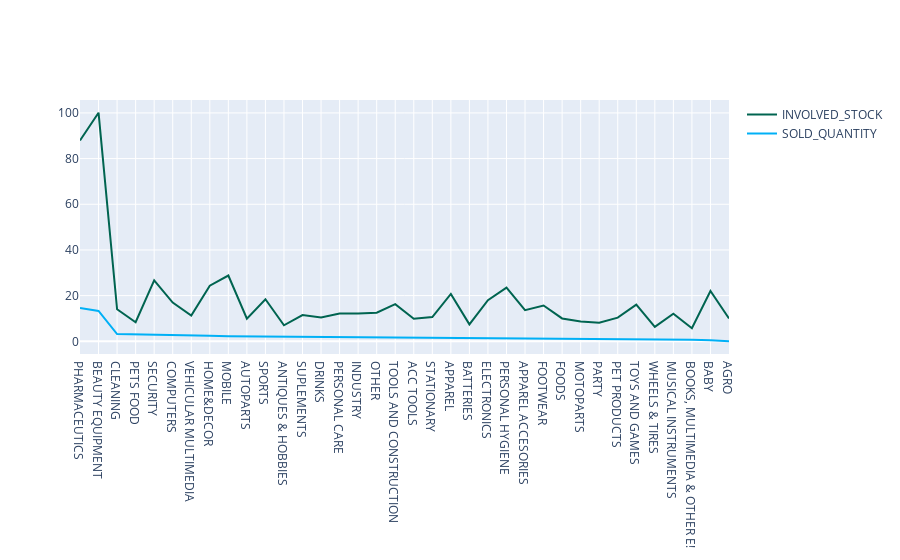

Here is the notebook cell this chart was saved with:
### Code cell
import plotly.graph_objects as go
import numpy as np

x = quantity_df['DOM_DOMAIN_AGG1']

# Line 1
y1 = quantity_df['INVOLVED_STOCK']

# Line 2
y2 = quantity_df['SOLD_QUANTITY']

fig = go.Figure()

fig.add_trace(go.Scatter(
    x=x,
    y=y1,
    line_color='rgba(255,255,255,0)',
    showlegend=False,
    name='INVOLVED_STOCK',
))
fig.add_trace(go.Scatter(
    x=x,
    y=y2,
    line_color='rgba(255,255,255,0)',
    name='SOLD_QUANTITY',
    showlegend=False,
))
fig.add_trace(go.Scatter(
    x=x, y=y1,
    line_color='rgb(0,100,80)',
    name='INVOLVED_STOCK',
))
fig.add_trace(go.Scatter(
    x=x, y=y2,
    line_color='rgb(0,176,246)',
    name='SOLD_QUANTITY',
))

fig.update_traces(mode='lines')
fig.show()

### Figure 1 — Plotly figure (JSON) as saved in the notebook; plotly's stock layout.template omitted (floating-point values rounded to 4 significant figures)
{"data": [{"line": {"color": "rgba(255,255,255,0)"}, "mode": "lines", "name": "INVOLVED_STOCK", "showlegend": false, "type": "scatter", "x": ["PHARMACEUTICS", "BEAUTY EQUIPMENT", "CLEANING", "PETS FOOD", "SECURITY", "COMPUTERS", "VEHICULAR MULTIMEDIA", "HOME&DECOR", "MOBILE", "AUTOPARTS", "SPORTS", "ANTIQUES & HOBBIES", "SUPLEMENTS", "DRINKS", "PERSONAL CARE", "INDUSTRY", "OTHER", "TOOLS AND CONSTRUCTION", "ACC TOOLS", "STATIONARY", "APPAREL", "BATTERIES", "ELECTRONICS", "PERSONAL HYGIENE", "APPAREL ACCESORIES", "FOOTWEAR", "FOODS", "MOTOPARTS", "PARTY", "PET PRODUCTS", "TOYS AND GAMES", "WHEELS & TIRES", "MUSICAL INSTRUMENTS", "BOOKS, MULTIMEDIA & OTHER E!", "BABY", "AGRO"], "y": [87.92, 100.1, 14.01, 8.333, 26.69, 16.94, 11.28, 24.34, 28.8, 9.876, 18.43, 7, 11.47, 10.46, 12.21, 12.15, 12.5, 16.29, 9.835, 10.63, 20.74, 7.416, 18.0, 23.52, 13.63, 15.67, 10.01, 8.629, 8.096, 10.34, 16.06, 6.343, 12.09, 5.748, 22.0, 10]}, {"line": {"color": "rgba(255,255,255,0)"}, "mode": "lines", "name": "SOLD_QUANTITY", "showlegend": false, "type": "scatter", "x": ["PHARMACEUTICS", "BEAUTY EQUIPMENT", "CLEANING", "PETS FOOD", "SECURITY", "COMPUTERS", "VEHICULAR MULTIMEDIA", "HOME&DECOR", "MOBILE", "AUTOPARTS", "SPORTS", "ANTIQUES & HOBBIES", "SUPLEMENTS", "DRINKS", "PERSONAL CARE", "INDUSTRY", "OTHER", "TOOLS AND CONSTRUCTION", "ACC TOOLS", "STATIONARY", "APPAREL", "BATTERIES", "ELECTRONICS", "PERSONAL HYGIENE", "APPAREL ACCESORIES", "FOOTWEAR", "FOODS", "MOTOPARTS", "PARTY", "PET PRODUCTS", "TOYS AND GAMES", "WHEELS & TIRES", "MUSICAL INSTRUMENTS", "BOOKS, MULTIMEDIA & OTHER E!", "BABY", "AGRO"], "y": [14.55, 13.29, 3.149, 3.042, 2.997, 2.8, 2.526, 2.387, 2.235, 2.175, 2.16, 2, 1.894, 1.864, 1.853, 1.799, 1.75, 1.671, 1.626, 1.612, 1.587, 1.564, 1.521, 1.514, 1.425, 1.269, 1.267, 1.221, 1.155, 1.152, 0.8802, 0.8, 0.7727, 0.6564, 0.4608, 0]}, {"line": {"color": "rgb(0,100,80)"}, "mode": "lines", "name": "INVOLVED_STOCK", "type": "scatter", "x": ["PHARMACEUTICS", "BEAUTY EQUIPMENT", "CLEANING", "PETS FOOD", "SECURITY", "COMPUTERS", "VEHICULAR MULTIMEDIA", "HOME&DECOR", "MOBILE", "AUTOPARTS", "SPORTS", "ANTIQUES & HOBBIES", "SUPLEMENTS", "DRINKS", "PERSONAL CARE", "INDUSTRY", "OTHER", "TOOLS AND CONSTRUCTION", "ACC TOOLS", "STATIONARY", "APPAREL", "BATTERIES", "ELECTRONICS", "PERSONAL HYGIENE", "APPAREL ACCESORIES", "FOOTWEAR", "FOODS", "MOTOPARTS", "PARTY", "PET PRODUCTS", "TOYS AND GAMES", "WHEELS & TIRES", "MUSICAL INSTRUMENTS", "BOOKS, MULTIMEDIA & OTHER E!", "BABY", "AGRO"], "y": [87.92, 100.1, 14.01, 8.333, 26.69, 16.94, 11.28, 24.34, 28.8, 9.876, 18.43, 7, 11.47, 10.46, 12.21, 12.15, 12.5, 16.29, 9.835, 10.63, 20.74, 7.416, 18.0, 23.52, 13.63, 15.67, 10.01, 8.629, 8.096, 10.34, 16.06, 6.343, 12.09, 5.748, 22.0, 10]}, {"line": {"color": "rgb(0,176,246)"}, "mode": "lines", "name": "SOLD_QUANTITY", "type": "scatter", "x": ["PHARMACEUTICS", "BEAUTY EQUIPMENT", "CLEANING", "PETS FOOD", "SECURITY", "COMPUTERS", "VEHICULAR MULTIMEDIA", "HOME&DECOR", "MOBILE", "AUTOPARTS", "SPORTS", "ANTIQUES & HOBBIES", "SUPLEMENTS", "DRINKS", "PERSONAL CARE", "INDUSTRY", "OTHER", "TOOLS AND CONSTRUCTION", "ACC TOOLS", "STATIONARY", "APPAREL", "BATTERIES", "ELECTRONICS", "PERSONAL HYGIENE", "APPAREL ACCESORIES", "FOOTWEAR", "FOODS", "MOTOPARTS", "PARTY", "PET PRODUCTS", "TOYS AND GAMES", "WHEELS & TIRES", "MUSICAL INSTRUMENTS", "BOOKS, MULTIMEDIA & OTHER E!", "BABY", "AGRO"], "y": [14.55, 13.29, 3.149, 3.042, 2.997, 2.8, 2.526, 2.387, 2.235, 2.175, 2.16, 2, 1.894, 1.864, 1.853, 1.799, 1.75, 1.671, 1.626, 1.612, 1.587, 1.564, 1.521, 1.514, 1.425, 1.269, 1.267, 1.221, 1.155, 1.152, 0.8802, 0.8, 0.7727, 0.6564, 0.4608, 0]}], "layout": {}}
